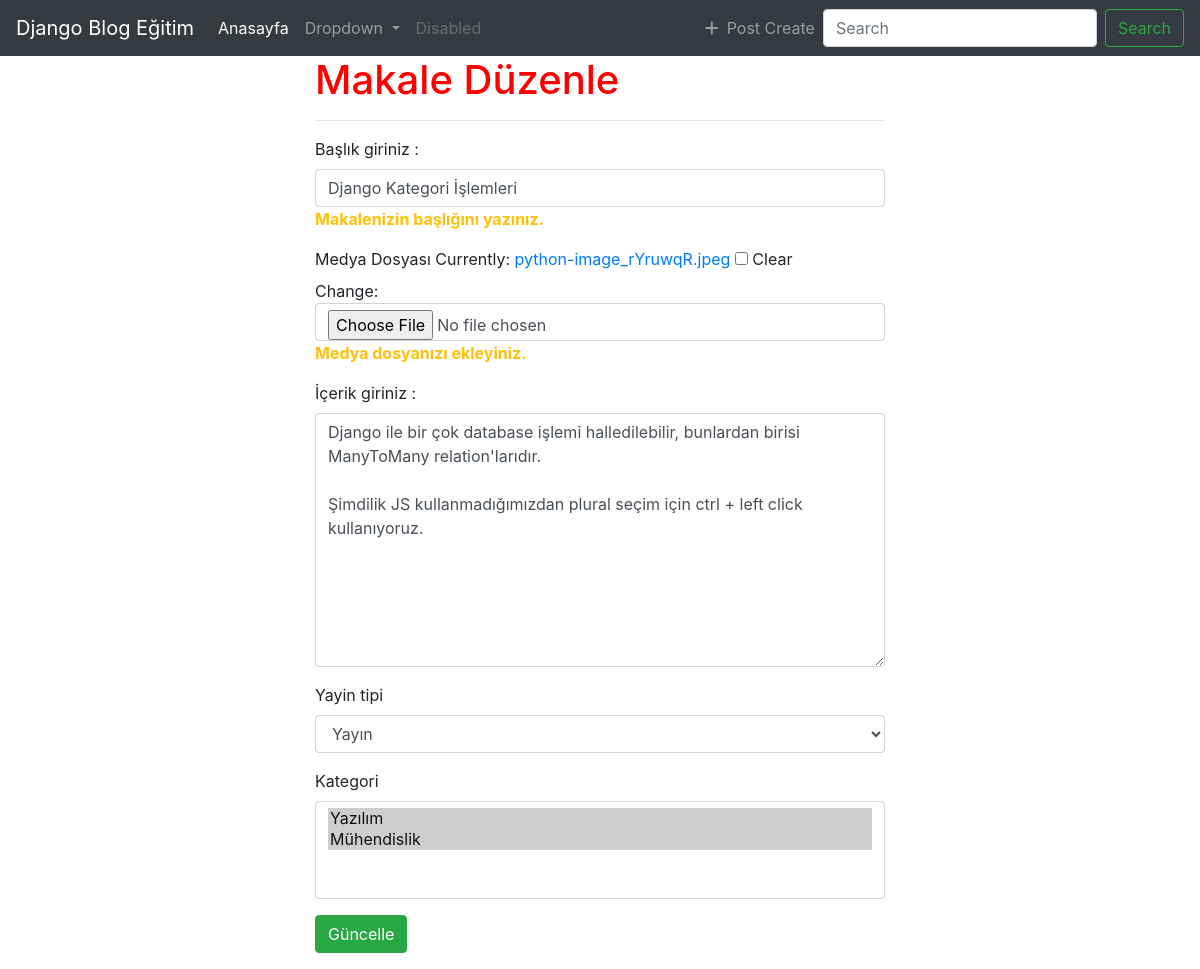
The app's page /posts/update/django-kategori-islemleri-1/ with its own data.
### blog/models.py (models this page shows, shortened)
class makale(models.Model):
    PUBLISH_CHOICE = (('hepsi', 'Hepsi'), ('yayin', 'Yayın'), ('taslak', 'Taslak'))
    title = models.CharField(max_length=50, verbose_name="Başlık giriniz :", help_text="Makalenizin başlığını yazınız.", blank=False, null=True)
    file = models.FileField(default='default/default.jpg', verbose_name='Medya Dosyası', upload_to=upload_to, null=True, help_text='Medya dosyanızı ekleyiniz.', blank=True)
    content = RichTextField(max_length=5000, verbose_name="İçerik giriniz :", help_text="Makalenizin içeriğini yazınız.", blank=False, null=True)
    created_date = models.DateField(auto_now_add=True)
    kategori = models.ManyToManyField(to=kategori,blank=True, null=True) #manytomany bağlantısı kurulacak ilişki
    yayin_tipi = models.CharField(choices=PUBLISH_CHOICE, max_length=6, default='yayin')
    slug = models.SlugField(null=True, unique=True, editable=False)
    unique_id = models.CharField(max_length=100, editable=False, null=True)

### blog/views.py (the view)
# urls.py: url(r'^update/(?P<slug>[-\w]+)/$', post_update, name='update'),
def post_update(request, slug):
    article = get_object_or_404(makale, slug=slug)
    form = BlogForm(instance=article, data=request.POST or None, files=request.FILES or None) #BlogForm'unda ki makale.id'sine ait bilgileri getiriyor
    if form.is_valid():
        form.save() #formu kaydeder
        messages.success(request, 'Makaleniz başarılı bir şekilde güncellendi.', extra_tags='info')
        return HttpResponseRedirect(article.get_absolute_url()) #kaydedilmiş makaleye geri dönüş sağlarız
    return render(request, 'blog/post-update.html', context={'form': form, 'article': article})

### blog/forms.py (shortened to what this page needs)
class BlogForm(forms.ModelForm):
    class Meta:
        model = makale
        fields = ['title', 'file', 'content', 'yayin_tipi', 'kategori']
    def __init__(self, *args, **kwargs):
        super(BlogForm, self).__init__(*args, **kwargs)
        for field in self.fields:
            self.fields[field].widget.attrs = {'class': 'form-control'} #fieldlara class olarak form-control atandı
        self.fields['content'].widget.attrs['rows'] = 10 #fieldlardan content'in rowuna 10 verildi

### blog/models.py (called while the page is built)
    def __str__(self):
        return self.isim

### templates/blog/post-update.html (shortened to what this page needs)
{% extends 'base.html' %}
{% block content %}
    <div class="row">
        <div class="col-lg-6 offset-lg-3">
            <h1>Makale Düzenle</h1>
            <hr>
            <form action="{% url 'update' article.slug %}" enctype="multipart/form-data" method="post">
                {% include 'forms/form-type.html' %}
                <div class="form-group">
                    <div class="row">
                        <div class="col-lg-12">
                            <input type="submit" value="Güncelle" class="btn btn-success">
                        </div>
                    </div>
                </div>
            </form>
        </div>
    </div>
{% endblock %}

### templates/forms/form-type.html (shortened to what this page needs)
{% for field in form %}
<div class="form-group">
    <div class="row">
        <div class="col-lg-12">
            <label class="control-label"> {{ field.label }} </label>
            {{ field }}
            {% if field.errors %}
            {% for error in field.errors %}
            <span class="text-danger"><b>{{ error }}</b></span>
            {% endfor %}
            {% else %}
            {% if field.help_text %}
            <span class="text-warning"><b>{{ field.help_text }}</b></span>
            {% endif %}
            {% endif %}
        </div>
    </div>
</div>
{% endfor %}

### static-root/css/base.css (style rules this page uses)
h1 { color: red; }

### records on screen
makale: form "Django Kategori İşlemleri" "Django ile bir çok database işlemi halledilebilir, bunlardan birisi ManyToMany relation'larıdır. Şimdilik JS kullanmadığımızdan plural seçim için ctrl + left click kullanıyoruz." "Yayın"

### other values on screen
{{ field.label }} "Başlık giriniz :" "Medya Dosyası" "İçerik giriniz :" "Yayin tipi" "Kategori"
{{ field.help_text }} "Makalenizin başlığını yazınız." "Medya dosyanızı ekleyiniz."
